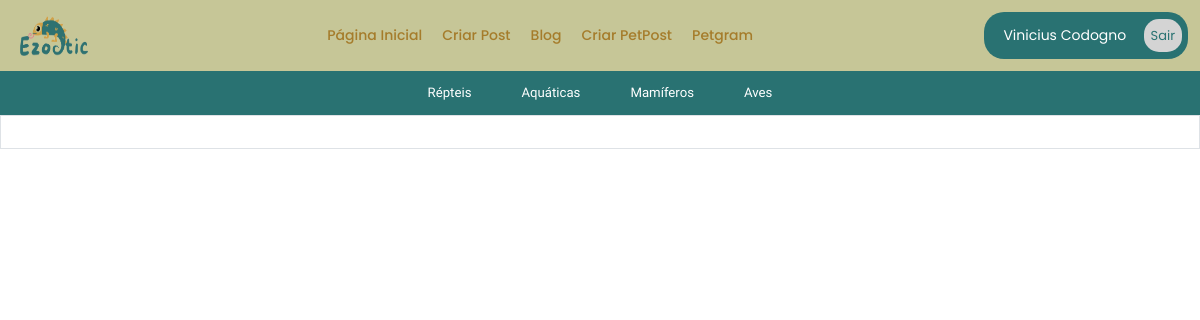
Before: /aquaticos/ (signed in) with the older database file.
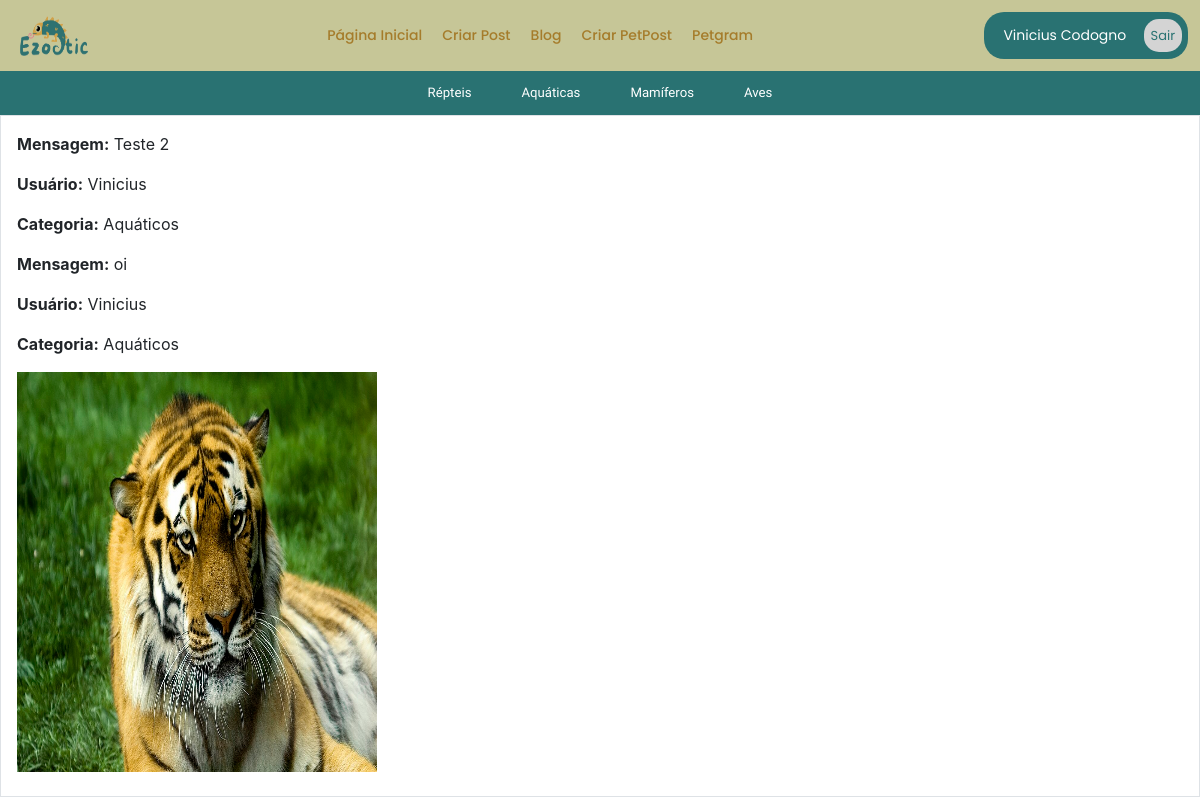
After: the same page with the newer database file.
### app/models.py (models this page shows, shortened)
class Post(db.Model):
    id = db.Column(db.Integer, primary_key=True)
    mensagem = db.Column(db.String, nullable=True)
    user_id = db.Column(db.Integer, db.ForeignKey('user.id'), nullable=True)
    imagem = db.Column(db.String, nullable=True)
    categoria = db.Column(db.String(50), nullable=True)
    data_criacao = db.Column(db.DateTime, default=datetime.utcnow)

class User(db.Model, UserMixin):
    id = db.Column(db.Integer, primary_key=True)
    nome = db.Column(db.String, nullable=True)
    sobrenome = db.Column(db.String, nullable=True)
    email = db.Column(db.String, nullable=True)
    senha = db.Column(db.String, nullable=True)
    posts = db.relationship('Post', backref='user', lazy=True)
    petgrams = db.relationship('Petgram', backref='user', lazy=True)
    comentarios_petgram = db.relationship('ComentarioPetgram', backref='user', lazy=True)

### app/views.py (the view)
@app.route('/aquaticos/')
def aquaticos():
    posts = Post.query.filter_by(categoria='Aquáticos').all()
    return render_template('blog/blog_aquaticos.html', posts=posts)

### app/models.py (called while the page is built)
@login_manager.user_loader
def load_user(user_id):
    return User.query.get(user_id)

### app/templates/blog/blog_aquaticos.html
{% extends 'base.html' %}
{% block content %}
    {% include 'nave/nave.html' %}
    {% include 'nave/nave_blog.html' %}
    <div>
        <div class="d-flex flex-column border p-3 mb-2 rounded-3">
            {% for post in posts %}
            <p><strong>Mensagem:</strong> {{ post.mensagem }}</p>
            <p><strong>Usuário:</strong> {{ post.user.nome }}</p>
            <p><strong>Categoria:</strong> {{ post.categoria }}</p>
            {% if post.imagem %}
                <img style="width: 30vw; height: 50vh;" src="{{ url_for('static', filename='uploads/' ~ post.imagem) }}" alt="Imagem do Post" class="img-fluid mb-2">
            {% endif %}
            {% endfor %}
        </div>
    </div>
{% endblock %}

Changed rows visible on the page:
added Post: mensagem "Teste 2", user.nome "Vinicius", categoria "Aquáticos"
now on this page (row edited): Post: mensagem "oi", user.nome "Vinicius", categoria "Aquáticos", imagem (picture)
